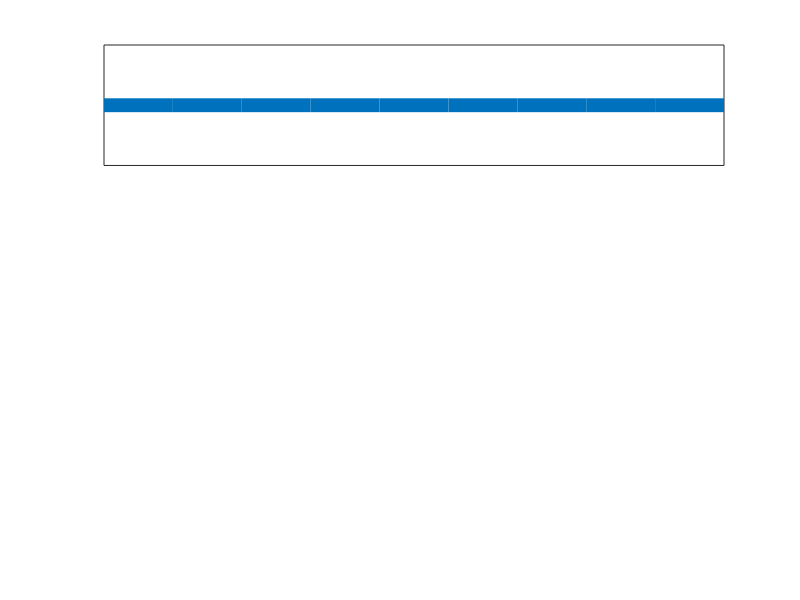

This figure's MATLAB source:
function[] = baseplot()
hold on
beam = (1:10);
height = zeros(1,10);
subplot(3,1,1)
plot(beam,height,'linewidth',10)
xlim([1,10]);
ylim([-5,5]);
set(gca,'XTick',[], 'YTick', []) % hides the numbers to make it look like a beam
end